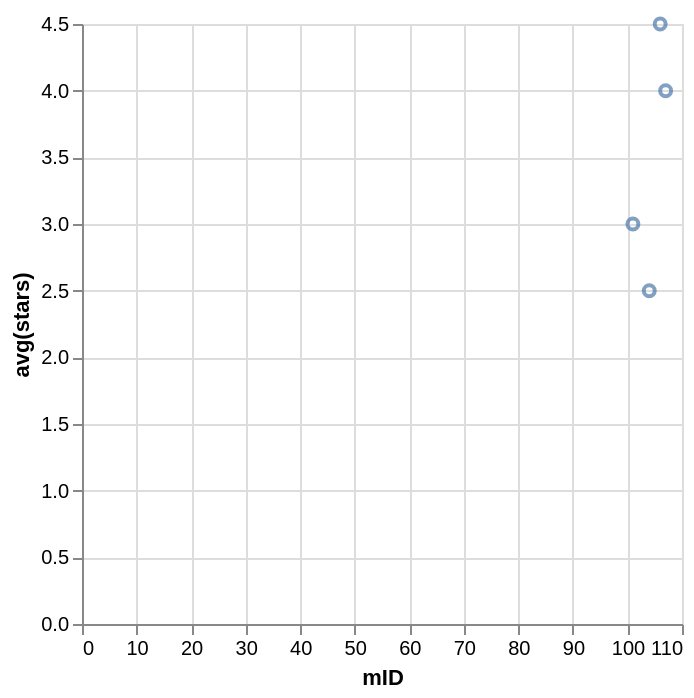

Express this chart as Vega-Lite.
### Vega-Lite specification from a JSON file in a GitHub repository (floating-point values rounded to 4 significant figures)
{"data": {"values": [{"x_data": 101, "y_data": 3}, {"x_data": 104, "y_data": 2.5}, {"x_data": 106, "y_data": 4.5}, {"x_data": 107, "y_data": 4}]}, "mark": "point", "encoding": {"x": {"field": "x_data", "type": "quantitative", "title": "mID"}, "y": {"field": "y_data", "type": "quantitative", "title": "avg(stars)"}}}
